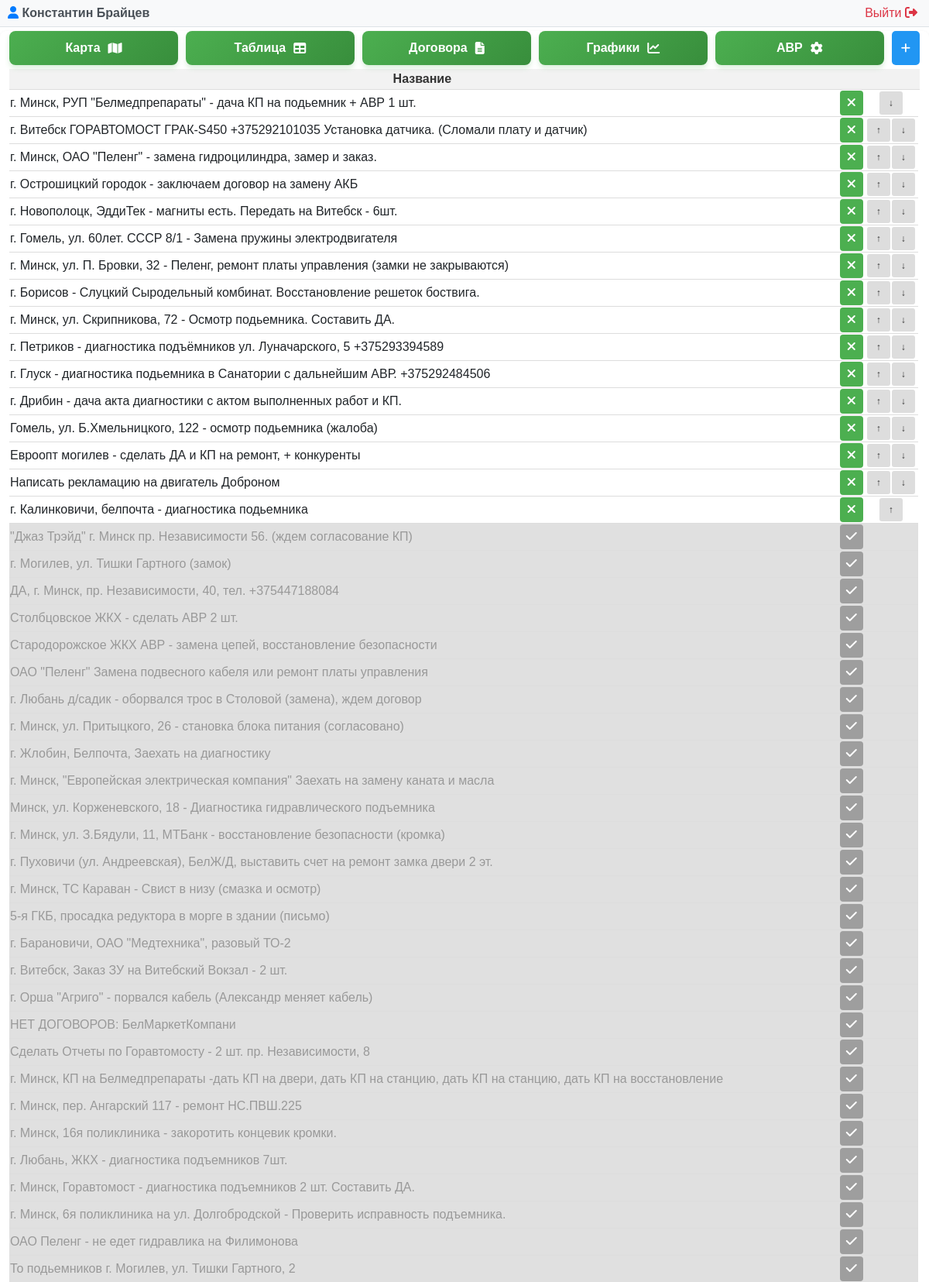
Screenshot of /problem.php (signed in, upper part) with the database file from the repository.
### tables this page shows
CREATE TABLE "LIFTEH_problem" ("id" integer NOT NULL PRIMARY KEY AUTOINCREMENT, "name" varchar(255) NOT NULL, "created_date" DATETIME DEFAULT CURRENT_TIMESTAMP, "is_completed" bool NOT NULL, "user_id" integer NOT NULL REFERENCES "auth_user" ("id") DEFERRABLE INITIALLY DEFERRED, priority INTEGER);

### problem.php (called while the page is built, shortened)
<?php
require __DIR__ . '/modules/problem/problem.php';

### modules/auth/auth.php (called while the page is built, shortened)
<?php
function getCurrentUser() {
    try {
        $pdo = new PDO("sqlite:" . DB_PATH);
        $pdo->setAttribute(PDO::ATTR_ERRMODE, PDO::ERRMODE_EXCEPTION);
        $stmt = $pdo->prepare("SELECT id, username, email, first_name, last_name, is_superuser, is_active FROM auth_user WHERE id = ?");
        $stmt->execute([$_SESSION['user_id']]);
        return $stmt->fetch(PDO::FETCH_ASSOC);
    } catch (PDOException $e) {
        error_log("Ошибка получения пользователя: " . $e->getMessage());
        return null;
    }
}
?>

### modules/problem/problem.php (the view, shortened to what this page needs)
<?php
require_once __DIR__ . '/../../modules/auth/auth.php';
$currentUser = getCurrentUser();
$isSuperAdmin = ($currentUser['is_superuser'] ?? 0) == 1;
try {
    $db = new PDO('sqlite:' . DB_PATH);
    $db->setAttribute(PDO::ATTR_ERRMODE, PDO::ERRMODE_EXCEPTION);
} catch(PDOException $e) {
    die("Ошибка подключения к БД: " . $e->getMessage());
}
$db->exec("CREATE TABLE IF NOT EXISTS LIFTEH_problem (
    id INTEGER PRIMARY KEY AUTOINCREMENT,
    name TEXT NOT NULL,
    created_date DATETIME DEFAULT CURRENT_TIMESTAMP,
    is_completed INTEGER DEFAULT 0,
    user_id INTEGER,
    priority INTEGER DEFAULT 0
)");
$stmt = $db->query("SELECT * FROM LIFTEH_problem WHERE is_completed != 2 ORDER BY is_completed, priority ASC");
$problems = $stmt->fetchAll(PDO::FETCH_ASSOC);
?>
<!DOCTYPE html>
<html lang="ru">
<?php $pageTitle = 'Управление проблемами'; include __DIR__ . '/../../includes/header.php'; ?>
<body>
<?php include __DIR__ . '/../../modules/admin/user_panel.php'; ?>
    <div class="container">
        <div class="controls">
            <div class="button-group">
                <a href="/map.php" class="map-button">
                    <span class="button-text">Карта</span>
                    <i class="fas fa-map"></i>
                </a>
                <a href="/index.php" class="map-button">
                    <span class="button-text">Таблица</span>
                    <i class="fas fa-table"></i>
                </a>
                <?php if ($isSuperAdmin): ?>
                    <a href="/dogovor.php" class="map-button">
                        <span class="button-text">Договора</span>
                        <i class="fas fa-file-alt"></i>
                    </a>
                    <a href="/charts.php" class="map-button">
                        <span class="button-text">Графики</span>
                        <i class="fas fa-chart-line"></i>
                    </a>
                    <a href="avr.php" class="map-button">
                        <span class="button-text">АВР</span>
                        <i class="fa-solid fa-gear"></i>
                    </a>
                <?php endif; ?>
                <button class="btn btn-primary" onclick="openAddModal()">
                    <i class="fas fa-plus"></i>
                </button>
            </div>
        </div>
        <table id="problemTable">
            <thead>
                <tr>
                    <th>Название</th>
                    <th></th>
                    <th></th>
                    <th></th>
                </tr>
            </thead>
            <tbody>
                <?php foreach ($problems as $problem): ?>
                <tr class="<?php if ($problem['is_completed'] == 2) echo 'deleted';
                                else if ($problem['is_completed'] == 1) echo 'completed';
                                ?>" id="row-<?= $problem['id'] ?>"
                                class="btn edit-btn" onclick="openEditModal(<?= $problem['id'] ?>)">
                    <td style="text-align: left;"><?= htmlspecialchars($problem['name']) ?></td>
                    <td  style="text-align: right;">
                        <form method="POST" style="display: inline;" onsubmit="return toggleComplete(event, this)">
                            <button type="submit" class="status-badge  <?= $problem['is_completed'] ? 'status-completed' : 'status-active' ?>" style="width: 30px;">
                                <?= $problem['is_completed'] ? '<i class="fas fa-check"></i>' : '<i class="fas fa-times"></i>' ?>
                            </button>
                        </form>
                    </td>
                    <td style="width: 70px;">
                      <div class="priority-buttons">
                        <?php
                        $minMax = $db->query("SELECT MIN(priority) as min_priority, MAX(priority) as max_priority
                                                    FROM LIFTEH_problem
                                                    WHERE is_completed = 0")->fetch(PDO::FETCH_ASSOC);
                        $minPriority = $minMax['min_priority'];
                        $maxPriority = $minMax['max_priority'];
                        ?>
                        <?php if ($problem['is_completed'] == 0): ?>
                            <?php if ($problem['priority'] > $minPriority): ?>
                                <form method="POST" style="display: inline;" onsubmit="return movePriority(event, this)">
                                    <button type="submit" class="priority-btn" title="Повысить приоритет">↑</button>
                                </form>
                            <?php endif; ?>
                            <?php if ($problem['priority'] < $maxPriority): ?>
                                <form method="POST" style="display: inline;" onsubmit="return movePriority(event, this)">
                                    <button type="submit" class="priority-btn" title="Понизить приоритет">↓</button>
                                </form>
                            <?php endif; ?>
                        <?php else: ?> <span class="priority-disabled"></span> <?php endif; ?>
                      </div>
                    </td>
                </tr>
                <?php endforeach; ?>
            </tbody>
        </table>
    </div>
</body>
</html>

### modules/admin/user_panel.php (shortened to what this page needs)
<div class="user-panel">
    <div class="user-info">
        <span class="user-name">
            <i class="fas fa-user"></i>
            <?php echo htmlspecialchars($currentUser['first_name'] ?? ''); ?>
            <?php echo htmlspecialchars($currentUser['last_name'] ?? ''); ?>
        </span>
        <a href="/modules/auth/logout.php" class="logout-btn">
          Выйти <i class="fas fa-sign-out-alt"></i>
        </a>
    </div>
</div>

### assets/css/problem_styles.css (style rules this page uses)
body { font-family: Arial, sans-serif; }
.container { max-width: 1400px; margin: 0 auto; background-color: white; border-radius: 8px; box-shadow: 0 2px 4px rgba(0, 0, 0, 0.1); }
.btn { margin: 0px !important; padding: 8px 12px !important; border-radius: 5px !important; }
.button-group { flex-wrap: wrap; margin-top: 5px; display: flex; gap: 10px; }
.map-button, .refresh-button { flex: 1; padding: 10px 10px; border-radius: 8px; text-decoration: none; display: flex; align-items: center; justify-content: center; gap: 10px; font-weight: bold; font-size: 16px; transition: all 0.3s ease; text-align: center; }
.map-button { background: linear-gradient(135deg, #4CAF50 0%, #388E3C 100%); color: white; box-shadow: 0 4px 6px rgba(76, 175, 80, 0.2); }
table { width: 100%; border-collapse: collapse; margin-top: 5px; }
th, td { text-align: center; border-bottom: 1px solid #ddd; }
th { background-color: #f2f2f2; font-weight: bold; color: #333; }
.btn { display: inline-block; padding: 8px 16px; background-color: #4CAF50; color: white; border: none; border-radius: 4px; cursor: pointer; font-size: 14px; text-decoration: none; margin-right: 5px; transition: opacity 0.3s; }
.btn-primary { background-color: #2196F3; }
.completed { background-color: #e0e0e0; color: #999; }
.completed td { color: #999; }
.priority-buttons { display: inline-flex; gap: 2px; }
.priority-btn { width: 30px; height: 30px; padding: 4px 8px; font-size: 12px; background-color: #ddd; color: #333; border: none; border-radius: 3px; cursor: pointer; }
.status-badge { padding: 4px 8px; border-radius: 4px; font-weight: bold; border: none; cursor: pointer; }
.status-active { background-color: #4CAF50; color: white; }
.status-completed { background-color: #9e9e9e; color: white; }

### modules/admin/user_panel.php (style rules this page uses)
.user-panel { background-color: #f8f9fa; padding: 5px 10px; border-bottom: 1px solid #dee2e6; margin-bottom: 0px; }
.user-info { max-width: 1200px; margin: 0 auto; display: flex; justify-content: space-between; align-items: center; }
.user-name { font-weight: bold; color: #495057; }
.user-name i { color: #007bff; }
.logout-btn { color: #dc3545; text-decoration: none; border-radius: 4px; transition: background-color 0.3s; }
.logout-btn i { margin-right: 5px; }

### rows the page displays
lifteh_problem: name "г. Минск, РУП \"Белмедпрепараты\" - дача КП на подьемник + АВР 1 шт.", is_completed False (drawn)
lifteh_problem: name "г. Витебск ГОРАВТОМОСТ ГРАК-S450 +375292101035 Установка датчика. (Сломали плату и датчик)", is_completed False (drawn)
lifteh_problem: name "г. Минск, ОАО \"Пеленг\" - замена гидроцилиндра, замер и заказ.", is_completed False (drawn)
lifteh_problem: name "г. Острошицкий городок - заключаем договор на замену АКБ", is_completed False (drawn)
lifteh_problem: name "г. Новополоцк, ЭддиТек - магниты есть. Передать на Витебск - 6шт.", is_completed False (drawn)
lifteh_problem: name "г. Гомель, ул. 60лет. СССР 8/1 - Замена пружины электродвигателя", is_completed False (drawn)
lifteh_problem: name "г. Минск, ул. П. Бровки, 32 - Пеленг, ремонт платы управления (замки не закрываются)", is_completed False (drawn)
lifteh_problem: name "г. Борисов - Слуцкий Сыродельный комбинат. Восстановление решеток боствига.", is_completed False (drawn)
lifteh_problem: name "г. Минск, ул. Скрипникова, 72 - Осмотр подьемника. Составить ДА.", is_completed False (drawn)
lifteh_problem: name "г. Петриков - диагностика подъёмников ул. Луначарского, 5 +375293394589", is_completed False (drawn)
lifteh_problem: name "г. Глуск - диагностика подьемника в Санатории с дальнейшим АВР. +375292484506", is_completed False (drawn)
lifteh_problem: name "г. Дрибин - дача акта диагностики с актом выполненных работ и КП.", is_completed False (drawn)
lifteh_problem: name "Гомель, ул. Б.Хмельницкого, 122 - осмотр подьемника (жалоба)", is_completed False (drawn)
lifteh_problem: name "Евроопт могилев - сделать ДА и КП на ремонт, + конкуренты", is_completed False (drawn)
lifteh_problem: name "Написать рекламацию на двигатель Доброном", is_completed False (drawn)
lifteh_problem: name "г. Калинковичи, белпочта - диагностика подьемника", is_completed False (drawn)
lifteh_problem: name "\"Джаз Трэйд\" г. Минск пр. Независимости 56. (ждем согласование КП)", is_completed True (drawn)
lifteh_problem: name "г. Могилев, ул. Тишки Гартного (замок)", is_completed True (drawn)
lifteh_problem: name "ДА, г. Минск, пр. Независимости, 40, тел. +375447188084", is_completed True (drawn)
lifteh_problem: name "Столбцовское ЖКХ - сделать АВР 2 шт.", is_completed True (drawn)
lifteh_problem: name "Стародорожское ЖКХ АВР - замена цепей, восстановление безопасности", is_completed True (drawn)
lifteh_problem: name "ОАО \"Пеленг\" Замена подвесного кабеля или ремонт платы управления", is_completed True (drawn)
lifteh_problem: name "г. Любань д/садик - оборвался трос в Столовой (замена), ждем договор", is_completed True (drawn)
lifteh_problem: name "г. Минск, ул. Притыцкого, 26 - становка блока питания (согласовано)", is_completed True (drawn)
lifteh_problem: name "г. Жлобин, Белпочта, Заехать на диагностику", is_completed True (drawn)
lifteh_problem: name "г. Минск, \"Европейская электрическая компания\" Заехать на замену каната и масла", is_completed True (drawn)
lifteh_problem: name "Минск, ул. Корженевского, 18 - Диагностика гидравлического подъемника", is_completed True (drawn)
lifteh_problem: name "г. Минск, ул. З.Бядули, 11, МТБанк - восстановление безопасности (кромка)", is_completed True (drawn)
lifteh_problem: name "г. Пуховичи (ул. Андреевская), БелЖ/Д, выставить счет на ремонт замка двери 2 эт.", is_completed True (drawn)
lifteh_problem: name "г. Минск, ТС Караван - Свист в низу (смазка и осмотр)", is_completed True (drawn)
lifteh_problem: name "5-я ГКБ, просадка редуктора в морге в здании (письмо)", is_completed True (drawn)
lifteh_problem: name "г. Барановичи, ОАО \"Медтехника\", разовый ТО-2", is_completed True (drawn)
lifteh_problem: name "г. Витебск, Заказ ЗУ на Витебский Вокзал - 2 шт.", is_completed True (drawn)
lifteh_problem: name "г. Орша \"Агриго\" - порвался кабель (Александр меняет кабель)", is_completed True (drawn)
lifteh_problem: name "НЕТ ДОГОВОРОВ: БелМаркетКомпани", is_completed True (drawn)
lifteh_problem: name "Сделать Отчеты по Горавтомосту - 2 шт. пр. Независимости, 8", is_completed True (drawn)
lifteh_problem: name "г. Минск, КП на Белмедпрепараты -дать КП на двери, дать КП на станцию, дать КП на станцию, дать КП на восстановление", is_completed True (drawn)
lifteh_problem: name "г. Минск, пер. Ангарский 117 - ремонт НС.ПВШ.225", is_completed True (drawn)
lifteh_problem: name "г. Минск, 16я поликлиника - закоротить концевик кромки.", is_completed True (drawn)
lifteh_problem: name "г. Любань, ЖКХ - диагностика подъемников 7шт.", is_completed True (drawn)
lifteh_problem: name "г. Минск, Горавтомост - диагностика подъемников 2 шт. Составить ДА.", is_completed True (drawn)
lifteh_problem: name "г. Минск, 6я поликлиника на ул. Долгобродской - Проверить исправность подъемника.", is_completed True (drawn)
lifteh_problem: name "ОАО Пеленг - не едет гидравлика на Филимонова", is_completed True (drawn)
lifteh_problem: name "То подьемников г. Могилев, ул. Тишки Гартного, 2", is_completed True (drawn)

### other values shown
$currentUser['first_name'] "Константин"
$currentUser['last_name'] "Брайцев"
